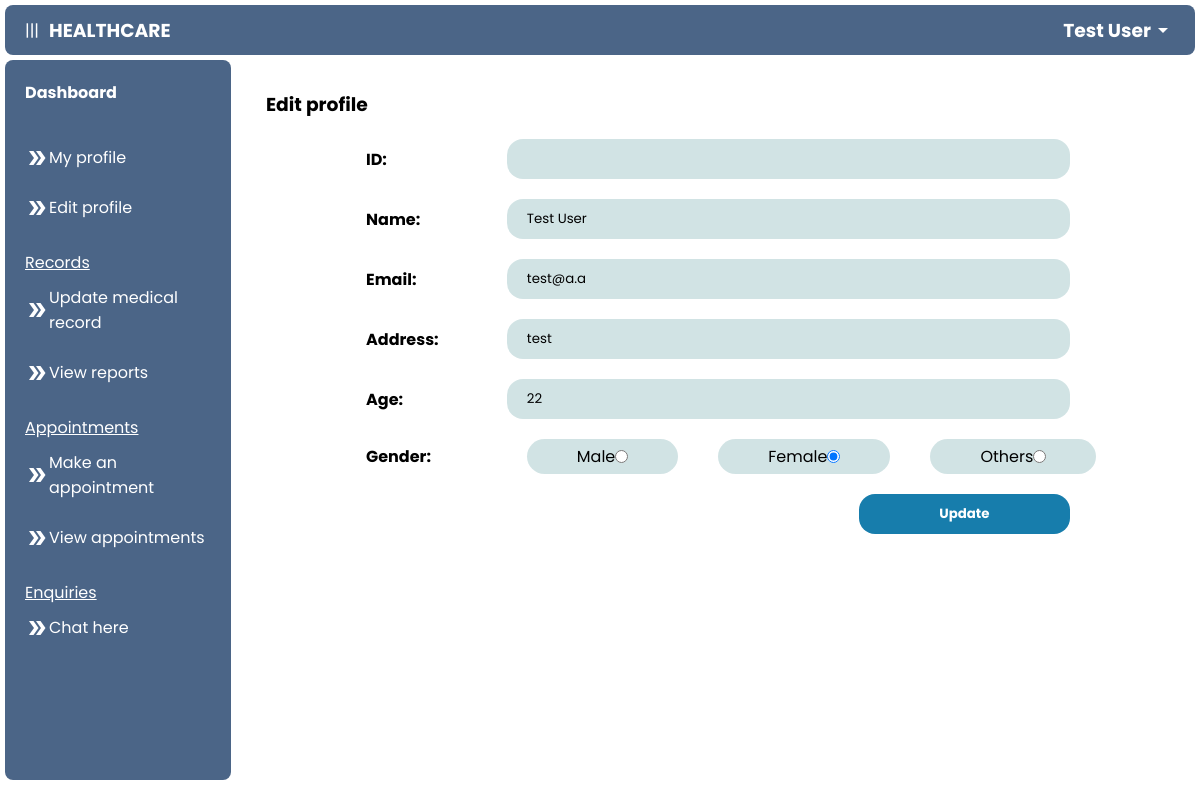
The page /patient/edit_profile.php (signed in) on the database its author committed.
### tables this page shows
CREATE TABLE `patient` (
  `p_id` int(11) NOT NULL,
  `name` varchar(255) NOT NULL,
  `email` varchar(255) NOT NULL,
  `password` varchar(255) NOT NULL,
  `address` varchar(255) NOT NULL,
  `age` int(100) NOT NULL,
  `gender` enum('male','female','other') NOT NULL,
  `reg_date` datetime NOT NULL DEFAULT CURRENT_TIMESTAMP
);

### patient/edit_profile.php (the view, shortened to what this page needs)
<?php
include("../connect.php");
$id = $_GET["id"];
?>
<!DOCTYPE html>
<html lang="en">
<head>
    <link rel="stylesheet" href="../css/add.css">
</head>
<body>
    <?php include('navigation.php'); ?>
    <main>
        <h3>Edit profile</h3>
        <form action="edit_profile1.php" method="POST">
            <div class="input-row">
                <h4>ID:</h4>
                <input type="text" name="id" value="<?php echo $id; ?>" readonly>
            </div>
            <div class="input-row">
                <h4>Name:</h4>
                <input type="text" name="name" value="<?php echo $row["name"]; ?>">
            </div>
            <div class="input-row">
                <h4>Email:</h4>
                <input type="email" name="email" value="<?php echo $row["email"]; ?>">
            </div>
            <div class="input-row">
                <h4>Address:</h4>
                <input type="text" name="address" value="<?php echo $row["address"]; ?>">
            </div>
            <div class="input-row">
                <h4>Age:</h4>
                <input type="number" name="age" value="<?php echo $row["age"]; ?>">
            </div>
            <div class="input-row">
                <h4>Gender:</h4>
                <div class="radio-cont">
                    <div class="radio-btn">
                        <label for="male">Male</label>
                        <input type="radio" name="gender" value="male" <?php if($row["gender"]=="male"){echo "checked";} ?>>
                    </div>
                    <div class="radio-btn">
                        <label for="female">Female</label>
                        <input type="radio" name="gender" value="female" <?php if($row["gender"]=="female"){echo "checked";} ?>>
                    </div>
                    <div class="radio-btn">
                        <label for="others">Others</label>
                        <input type="radio" name="gender" value="other" <?php if($row["gender"]=="other"){echo "checked";} ?>>
                    </div>
                </div>
            </div>
            <div class="input-row">
                <input type="submit" value="Update" style="background-color: rgb(23, 125, 172);color:white; font-weight:700; width:30%;">
            </div>
        </form>
    </main>
    </div>
</body>
</html>

### patient/navigation.php (shortened to what this page needs)
<?php
include('../connect.php');
$email = $_SESSION['email'];
$sql = mysqli_query($con, "SELECT * FROM patient WHERE email = '$email'");
$row = mysqli_fetch_array($sql);
$name = $row["name"];
?>
<link rel="stylesheet" href="../css/nav.css">
<header>
    <div class="head">
        <div id="nav_button" onclick="nav_button()">|||</div>
        <h3>HEALTHCARE</h3>
    </div>
    <div class="dropdown">
        <div class="user">
            <h3><?php echo $name; ?></h3>
            <span class="material-icons">
            </span>
        </div>
    </div>
</header>
<div class="container">
    <nav id="nav">
        <div class="nav-content">
            <a href="./dashboard.php">
                <h4>Dashboard</h4>
            </a>
        </div>
        <div class="nav-content">
            <u>
                <p></p>
            </u>
            <a href="./my_profile.php"><span class="material-icons">
                </span>My profile</a><br>
            <a href="./edit_profile.php?id=<?php echo $row["p_id"] ?>"><span class="material-icons">
                </span>Edit profile</a>
        </div>
        <div class="nav-content">
            <u>
                <p>Records</p>
            </u>
            <a href="./update_record.php?id=<?php echo $row["p_id"] ?>"><span class="material-icons">
                </span>Update medical record</a><br>
            <a href="./view_reports.php"><span class="material-icons">
                </span>View reports</a>
        </div>
        <div class="nav-content">
            <u>
                <p>Appointments</p>
            </u>
            <a href="./make_appointment.php"><span class="material-icons">
                </span>Make an appointment</a><br>
            <a href="./view_appointments.php"><span class="material-icons">
                </span>View appointments</a>
        </div>
        <div class="nav-content">
            <u>
                <p>Enquiries</p>
            </u>
            <a href="./chat.php"><span class="material-icons">
                </span>Chat here</a><br>
        </div>
    </nav>

### css/add.css (style rules this page uses)
.input-row { margin: 20px 100px; display: flex; align-items: center; justify-content: space-between; }
.input-row input, .input-row textarea, .input-row select { padding: 10px 20px; width: 80%; background-color: rgba(95, 158, 160, 0.288); border: none; border-radius: 1rem; }
.radio-cont, .radio-btn { display: flex; align-items: center; justify-content: space-around; width: 80%; }
.radio-btn { padding: 5px 50px; margin: 0 20px; border-radius: 1.5rem; background-color: rgba(95, 158, 160, 0.288); }
main { overflow: auto; }

### css/nav.css (style rules this page uses)
* { padding: 0; margin: 0; box-sizing: border-box; font-family: 'Poppins', sans-serif; }
body { overflow: hidden; height: 100vh; }
a { text-decoration: none; color: black; }
header { display: flex; align-items: center; justify-content: space-between; width: 100%-5px; height: 50px; padding:0 20px; background-color: #4B6587; color: #ffffff; border-radius: 0.5rem; margin: 5px; }
.dropdown { position: relative; display: inline-block; }
header .user, .head { display: flex; align-items: center; cursor: pointer; }
.head { gap: 10px; }
.container { display: flex; height: 100%; }
nav { flex: 1; background-color: #4B6587; width: 100%; height: 90%; margin: 5px; margin-top: 0; color: white; border-radius: 0.5rem; overflow: auto; display: block; transition: 0.5s ease-in-out; }
.nav-content { margin: 20px 0; padding: 0 20px; }
.nav-content a { display: flex; align-items: center; text-decoration: none; color: white; font-size: 16px; }
.nav-content p { padding: 10px 0; }
main { flex: 4; width: 100%; padding: 30px; }

### patient/navigation.php (style rules this page uses)
main { margin-bottom: 50px; }

### rows shown on the page
patient: name "Test User", email "test@a.a", address "test", age "22", gender "☑"
